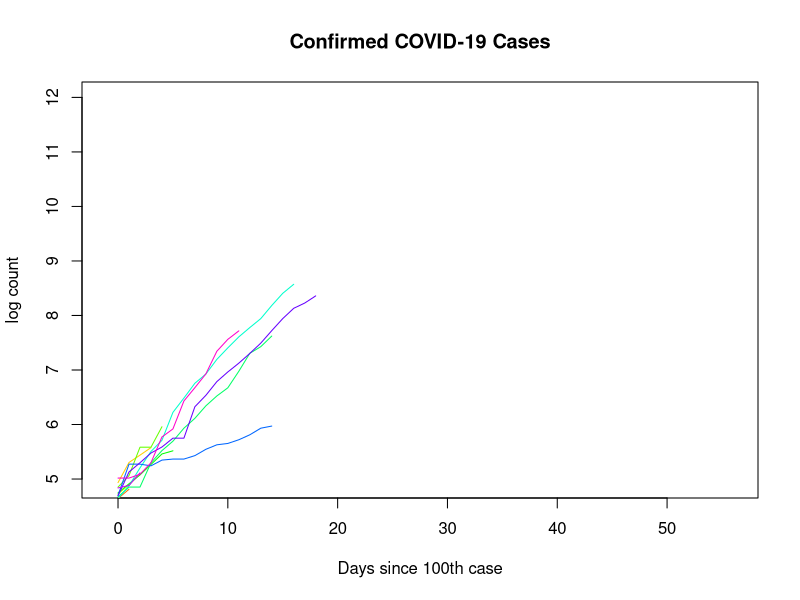
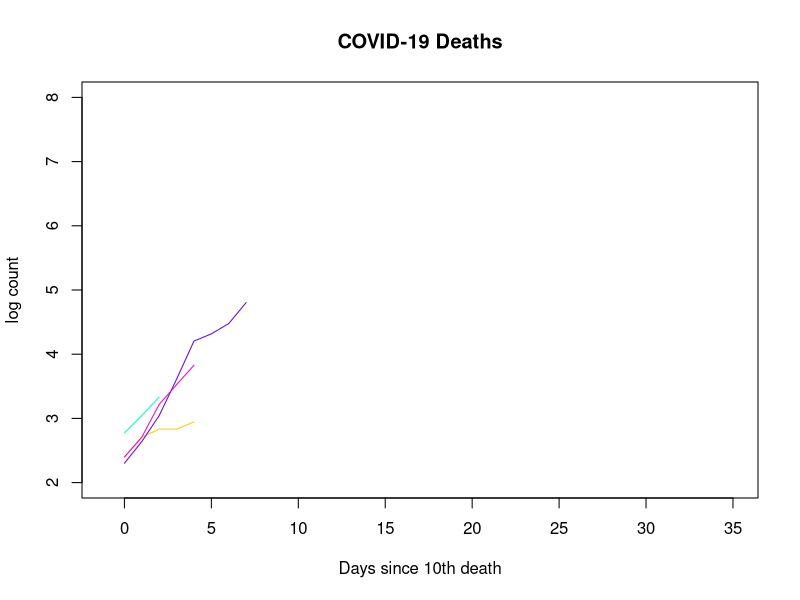

R code for these plots, in order:
rm(list=ls())
library(ggplot2)
library(dplyr)
library(tidyr)
library(RColorBrewer)
library(reshape2)
library(zoo)

covid <- read.csv("covid_19_data.csv",stringsAsFactors = FALSE)
covid$ObservationDate=as.Date(covid$ObservationDate,format="%m/%d/%Y")

colors=rainbow(15, alpha = 1, rev = FALSE)


covid=merge(covid,as.data.frame(group_by(covid, Province.State) %>% summarise(start=min(ObservationDate))),by=c("Province.State"),all=FALSE) #add date of first case
covid=merge(covid,as.data.frame(group_by(covid, Province.State) %>% filter(Confirmed>=10) %>% summarise(start.c.100=min(ObservationDate))),by="Province.State",all=TRUE) # add date of 100th case
covid=merge(covid,as.data.frame(group_by(covid, Province.State) %>% filter(Deaths>=1) %>% summarise(start.d.10=min(ObservationDate))),by="Province.State",all=TRUE) #add date of 10th death

covid$since_start=covid$ObservationDate-covid$start
covid$since_case_100=covid$ObservationDate-covid$start.c.100
covid$since_death_10=covid$ObservationDate-covid$start.d.10

covid$ObservationDate=as.Date(covid$ObservationDate)
#top countries are those with over 50 cases
covid.top=subset(covid,Confirmed>50)
top.countries=unique(covid.top$Province.State)
covid=arrange(covid,ObservationDate)


#aggregate across states/cities
us.all=subset(covid,Country.Region=="US")
us=as.data.frame(group_by(us.all,ObservationDate, Country.Region) %>% summarise(confirmed = sum(Confirmed),deaths=sum(Deaths),Recovered=sum(Recovered)))
us$ObservationDate=as.Date(us$ObservationDate)

covid.agg=as.data.frame(group_by(covid,ObservationDate, Country.Region) %>% summarise(confirmed = sum(Confirmed),deaths=sum(Deaths),Recovered=sum(Recovered)))

covid.agg=merge(covid.agg,as.data.frame(group_by(covid.agg, Country.Region) %>% summarise(start=min(ObservationDate))),by=c("Country.Region"),all=TRUE) #add date of first case
covid.agg=merge(covid.agg,as.data.frame(group_by(covid.agg, Country.Region) %>% filter(confirmed>=100) %>% summarise(start.c.100=min(ObservationDate))),by="Country.Region",all=TRUE) # add date of 100th case
covid.agg=merge(covid.agg,as.data.frame(group_by(covid.agg, Country.Region) %>% filter(deaths>=10) %>% summarise(start.d.10=min(ObservationDate))),by="Country.Region",all=TRUE) #add date of 10th death

covid.agg$since_start=covid.agg$ObservationDate-covid.agg$start
covid.agg$since_case_100=covid.agg$ObservationDate-covid.agg$start.c.100
covid.agg$since_death_10=covid.agg$ObservationDate-covid.agg$start.d.10

covid.agg$ObservationDate=as.Date(covid.agg$ObservationDate)
#top countries are those with over 500 cases
covid.agg.top=subset(covid.agg,confirmed>50)
top.countries=unique(covid.agg.top$Country.Region)
covid.agg=arrange(covid.agg,ObservationDate)

#log
measures=c("confirmed","deaths","Recovered")
for (i in 1:3){
  covid.agg[,paste0(measures[i],".log")]=log(covid.agg[,measures[i]])
}

#plots

plot(x=covid.agg[covid.agg$Country.Region==top.countries[1] & covid.agg$since_case_100>(-1 ),"since_case_100"],y=log(covid.agg[covid.agg$Country.Region==top.countries[1] & covid.agg$since_case_100>(-1 ),"confirmed"]),type='l',xlab="Days since 100th case",ylab="log count",main="Confirmed COVID-19 Cases",ylim=c(min(covid.agg[covid.agg$Country.Region==top.countries[i] & covid.agg$since_case_100>(-1 ),"confirmed.log"]),12),xlim=c(-1,56))


for (i in (2:length(top.countries))){
  lines(x=covid.agg[covid.agg$Country.Region==top.countries[i] & covid.agg$since_case_100>(-1 ),"since_case_100"] ,y=covid.agg[covid.agg$Country.Region==top.countries[i] & covid.agg$since_case_100>(-1 ),"confirmed.log"],col=colors[i])
}


#deaths
plot(x=covid.agg[covid.agg$Country.Region==top.countries[1] & covid.agg$since_death_10>(-1 ),"since_death_10"],y=log(covid.agg[covid.agg$Country.Region==top.countries[1] & covid.agg$since_death_10>(-1 ),"deaths"]),type='l',xlab="Days since 10th death",ylab="log count",main="COVID-19 Deaths",ylim=c(2,8),xlim=c(-1,35))


for (i in (2:length(top.countries))){
  lines(x=covid.agg[covid.agg$Country.Region==top.countries[i] & covid.agg$since_death_10>(-1 ),"since_death_10"] ,y=covid.agg[covid.agg$Country.Region==top.countries[i] & covid.agg$since_death_10>(-1 ),"deaths.log"],col=colors[i])
}

covid.agg.confirmed=dcast(covid.agg,since_case_100~Country.Region,value.var="confirmed")
covid.agg.confirmed.log=dcast(covid.agg,since_case_100~Country.Region,value.var="confirmed.log")

colnames(covid.agg)=c("Country.Region","Date","Confirmed Cases","Deaths","Recovered Cases","start"      ,"start.c.100","start.d.10","Since 1st Case","Since 100th Case","Since 10th Death","confirmed.log","deaths.log","Recovered.log")

